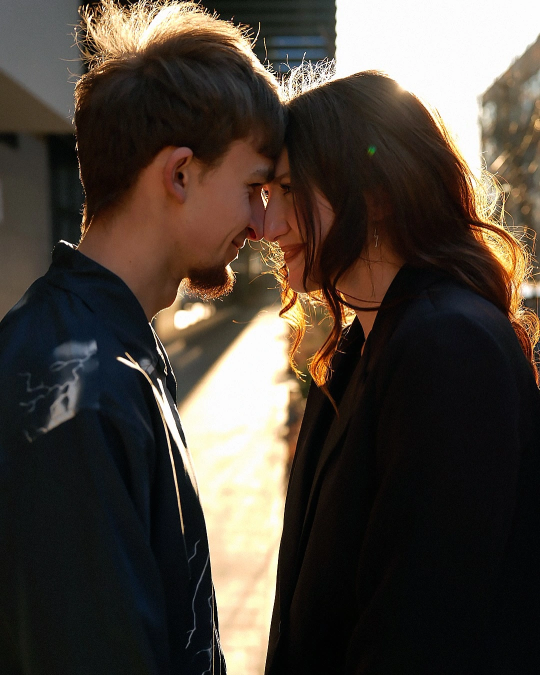
#> input picture images_webp/couple_example.webp, 1080 x 1350 px (shown at 1/2 size); its folder holds only this picture in this run
$ python resizer.py
#> lines starting #> are read from the running program, lines starting #| are printed output that depends on the picture
import os
from PIL import Image

# Папка з твоїми оригінальними зображеннями
INPUT_DIR = "images_webp"
# Куди зберігати результати
OUTPUT_DIR = "output"

# Які ширини тобі потрібні
SIZES = [480, 768, 1080]

# Переконайся, що вихідна папка існує
os.makedirs(OUTPUT_DIR, exist_ok=True)

# Пройти по всіх файлах у вхідній папці
for filename in os.listdir(INPUT_DIR):
    if filename.endswith(".webp") or filename.endswith(".jpg") or filename.endswith(".png"):
        img_path = os.path.join(INPUT_DIR, filename)
        with Image.open(img_path) as img:
#> img is the input picture: PIL image 1080x1350 RGB; mean R, G, B 74.6, 65.9, 57.4
            for width in SIZES:
                # Обчислити висоту, зберігаючи співвідношення сторін
                aspect_ratio = img.height / img.width
                height = int(width * aspect_ratio)
                resized_img = img.resize((width, height), Image.LANCZOS)

                # Зберегти з новим іменем
                base_name, ext = os.path.splitext(filename)
                new_filename = f"{base_name}_{width}w.webp"
                output_path = os.path.join(OUTPUT_DIR, new_filename)
                resized_img.save(output_path, "WEBP", quality=80)

                print(f"✔ Saved: {output_path}")
#> this loop made 3 passes
#> pass 1, `resized_img = img.resize((width, height), Image.LANCZOS)`:
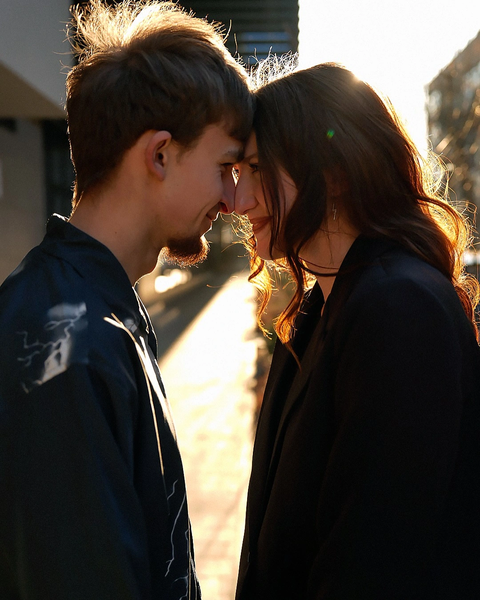
#> resized_img: PIL image 480x600 RGB; mean R, G, B 74.5, 65.9, 57.4

print("✅ Усі зображення оброблено й збережено у 'output/'")

$ run again, on images_webp/love_story_2.webp
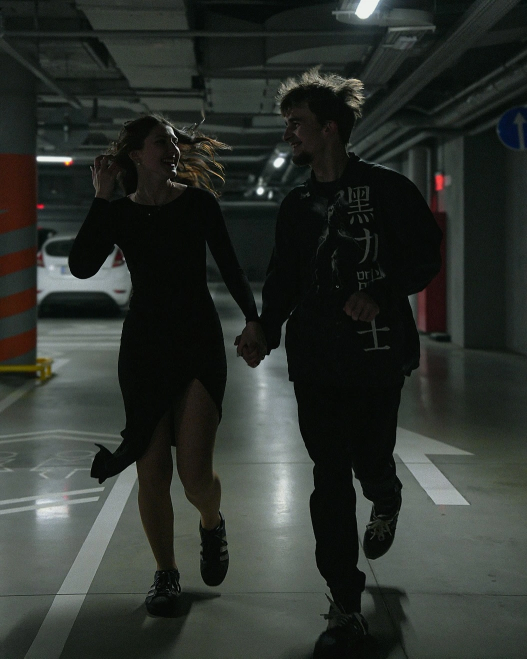
#> input picture images_webp/love_story_2.webp, 1054 x 1317 px (shown at 1/2 size)
#> img is the input picture: PIL image 1054x1317 RGB; mean R, G, B 44.8, 49.8, 45.2
#> the loop `for width in SIZES:` made 3 passes
#> pass 1, `resized_img = img.resize((width, height), Image.LANCZOS)`:
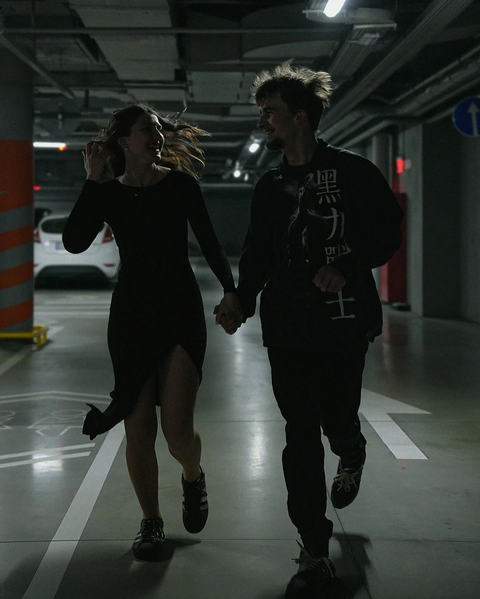
#> resized_img: PIL image 480x599 RGB; mean R, G, B 44.8, 49.8, 45.2

$ run again, on images_webp/nikol.webp
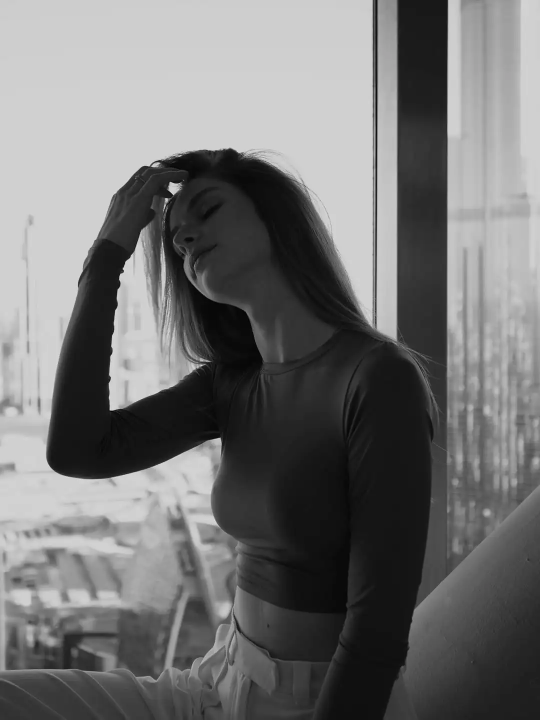
#> input picture images_webp/nikol.webp, 1080 x 1439 px (shown at 1/2 size)
#> img is the input picture: PIL image 1080x1439 RGB; mean R, G, B 114.7, 114.7, 114.7
#> the loop `for width in SIZES:` made 3 passes
#> pass 1, `resized_img = img.resize((width, height), Image.LANCZOS)`:
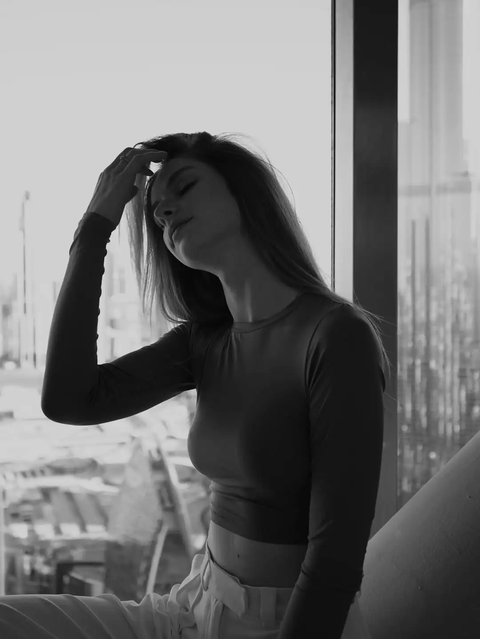
#> resized_img: PIL image 480x639 RGB; mean R, G, B 114.7, 114.7, 114.7

$ run again, on images_webp/portrait.webp
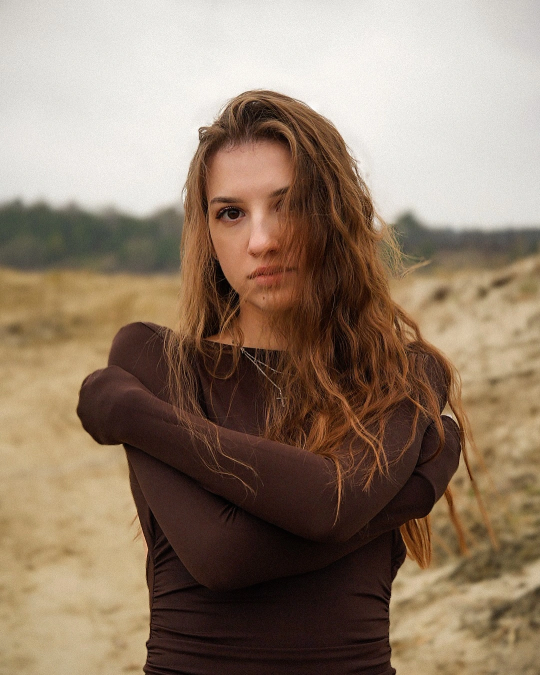
#> input picture images_webp/portrait.webp, 1080 x 1350 px (shown at 1/2 size)
#> img is the input picture: PIL image 1080x1350 RGB; mean R, G, B 146.3, 126.3, 107.5
#> the loop `for width in SIZES:` made 3 passes
#> pass 1, `resized_img = img.resize((width, height), Image.LANCZOS)`:
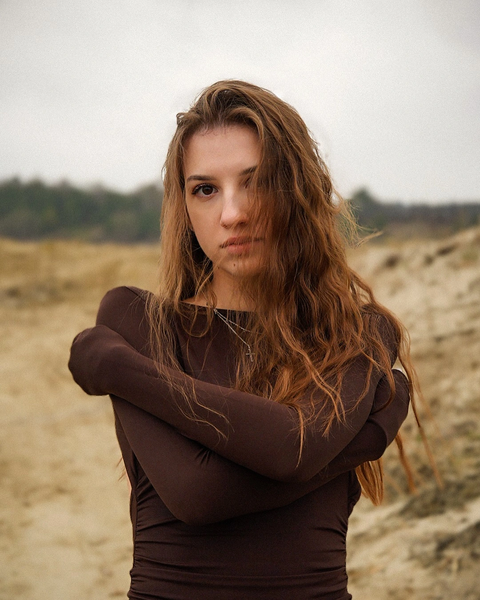
#> resized_img: PIL image 480x600 RGB; mean R, G, B 146.3, 126.3, 107.5

$ run again, on images_webp/creative_portrait_example.webp
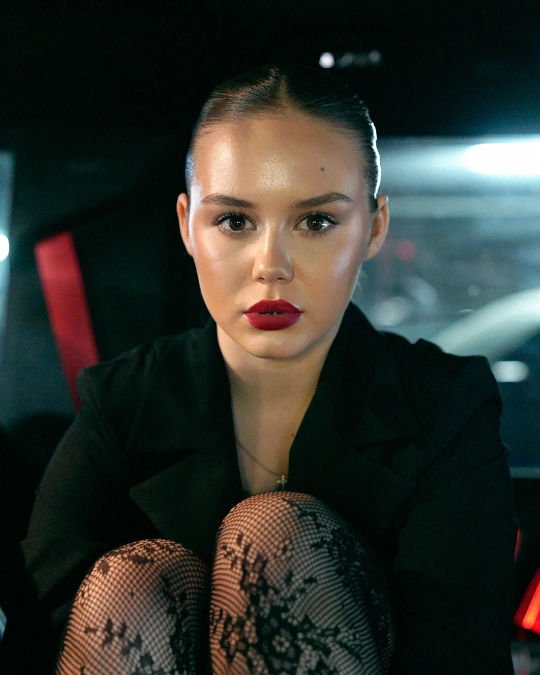
#> input picture images_webp/creative_portrait_example.webp, 1080 x 1350 px (shown at 1/2 size)
#> img is the input picture: PIL image 1080x1350 RGB; mean R, G, B 46.3, 50.1, 44.5
#> the loop `for width in SIZES:` made 3 passes
#> pass 1, `resized_img = img.resize((width, height), Image.LANCZOS)`:
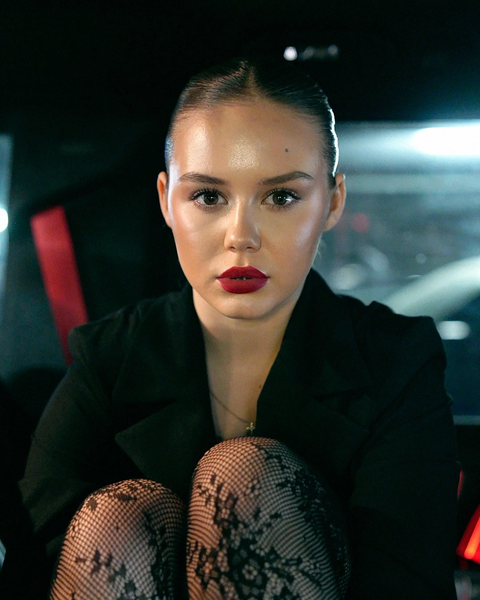
#> resized_img: PIL image 480x600 RGB; mean R, G, B 46.3, 50.1, 44.5
